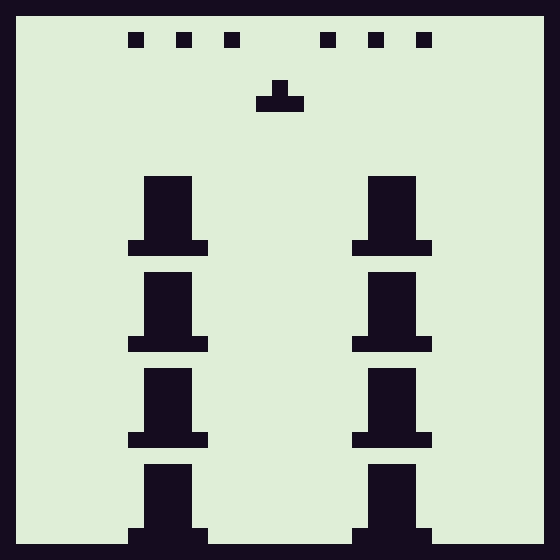

Rendered tile map (Tiled .tmx) drawn with the repository's tilesets; below, a short description and the full map source, tile grids included:
An orthogonal 35x35 tile map with 16x16 px tiles, 1 tile layer (Copy of Tile Layer 2), 3 tilesets.

<map version="1.8" tiledversion="1.8.4" orientation="orthogonal" renderorder="right-down" width="35" height="35" tilewidth="16" tileheight="16" infinite="0" nextlayerid="5" nextobjectid="1">
 <tileset firstgid="1" source="Brandon hacky.tsx" />
 <tileset firstgid="1226" source="duckquest_tileset.tsx" />
 <tileset firstgid="2882" source="duckquest_tileset_2.tsx" />
 <layer id="4" name="Copy of Tile Layer 2" width="35" height="35">
  <data encoding="csv">
1236,1236,1236,1236,1236,1236,1236,1236,1236,1236,1236,1236,1236,1236,1236,1236,1236,1236,1236,1236,1236,1236,1236,1236,1236,1236,1236,1236,1236,1236,1236,1236,1236,1236,1236,
1236,2945,2945,2945,2945,2945,2945,2945,2945,2945,2945,2945,2945,2945,2945,2945,2945,2945,2945,2945,2945,2945,2945,2945,2945,2945,2945,2945,2945,2945,2945,2945,2945,2945,1236,
1236,2945,2945,2945,2945,2945,2945,2945,2892,2945,2945,2892,2945,2945,2892,2945,2945,2945,2945,2945,2892,2945,2945,2892,2945,2945,2892,2945,2945,2945,2945,2945,2945,2945,1236,
1236,2945,2945,2945,2945,2945,2945,2945,2945,2945,2945,2945,2945,2945,2945,2945,2945,2945,2945,2945,2945,2945,2945,2945,2945,2945,2945,2945,2945,2945,2945,2945,2945,2945,1236,
1236,2945,2945,2945,2945,2945,2945,2945,2945,2945,2945,2945,2945,2945,2945,2945,2945,2945,2945,2945,2945,2945,2945,2945,2945,2945,2945,2945,2945,2945,2945,2945,2945,2945,1236,
1236,2945,2945,2945,2945,2945,2945,2945,2945,2945,2945,2945,2945,2945,2945,2945,2945,2892,2945,2945,2945,2945,2945,2945,2945,2945,2945,2945,2945,2945,2945,2945,2945,2945,1236,
1236,2945,2945,2945,2945,2945,2945,2945,2945,2945,2945,2945,2945,2945,2945,2945,2892,2892,2892,2945,2945,2945,2945,2945,2945,2945,2945,2945,2945,2945,2945,2945,2945,2945,1236,
1236,2945,2945,2945,2945,2945,2945,2945,2945,2945,2945,2945,2945,2945,2945,2945,2945,2945,2945,2945,2945,2945,2945,2945,2945,2945,2945,2945,2945,2945,2945,2945,2945,2945,1236,
1236,2945,2945,2945,2945,2945,2945,2945,2945,2945,2945,2945,2945,2945,2945,2945,2945,2945,2945,2945,2945,2945,2945,2945,2945,2945,2945,2945,2945,2945,2945,2945,2945,2945,1236,
1236,2945,2945,2945,2945,2945,2945,2945,2945,2945,2945,2945,2945,2945,2945,2945,2945,2945,2945,2945,2945,2945,2945,2945,2945,2945,2945,2945,2945,2945,2945,2945,2945,2945,1236,
1236,2945,2945,2945,2945,2945,2945,2945,2945,2945,2945,2945,2945,2945,2945,2945,2945,2945,2945,2945,2945,2945,2945,2945,2945,2945,2945,2945,2945,2945,2945,2945,2945,2945,1236,
1236,2945,2945,2945,2945,2945,2945,2945,2945,2892,2892,2892,2945,2945,2945,2945,2945,2945,2945,2945,2945,2945,2945,2892,2892,2892,2945,2945,2945,2945,2945,2945,2945,2945,1236,
1236,2945,2945,2945,2945,2945,2945,2945,2945,2892,2892,2892,2945,2945,2945,2945,2945,2945,2945,2945,2945,2945,2945,2892,2892,2892,2945,2945,2945,2945,2945,2945,2945,2945,1236,
1236,2945,2945,2945,2945,2945,2945,2945,2945,2892,2892,2892,2945,2945,2945,2945,2945,2945,2945,2945,2945,2945,2945,2892,2892,2892,2945,2945,2945,2945,2945,2945,2945,2945,1236,
1236,2945,2945,2945,2945,2945,2945,2945,2945,2892,2892,2892,2945,2945,2945,2945,2945,2945,2945,2945,2945,2945,2945,2892,2892,2892,2945,2945,2945,2945,2945,2945,2945,2945,1236,
1236,2945,2945,2945,2945,2945,2945,2945,2892,2892,2892,2892,2892,2945,2945,2945,2945,2945,2945,2945,2945,2945,2892,2892,2892,2892,2892,2945,2945,2945,2945,2945,2945,2945,1236,
1236,2945,2945,2945,2945,2945,2945,2945,2945,2945,2945,2945,2945,2945,2945,2945,2945,2945,2945,2945,2945,2945,2945,2945,2945,2945,2945,2945,2945,2945,2945,2945,2945,2945,1236,
1236,2945,2945,2945,2945,2945,2945,2945,2945,2892,2892,2892,2945,2945,2945,2945,2945,2945,2945,2945,2945,2945,2945,2892,2892,2892,2945,2945,2945,2945,2945,2945,2945,2945,1236,
1236,2945,2945,2945,2945,2945,2945,2945,2945,2892,2892,2892,2945,2945,2945,2945,2945,2945,2945,2945,2945,2945,2945,2892,2892,2892,2945,2945,2945,2945,2945,2945,2945,2945,1236,
1236,2945,2945,2945,2945,2945,2945,2945,2945,2892,2892,2892,2945,2945,2945,2945,2945,2945,2945,2945,2945,2945,2945,2892,2892,2892,2945,2945,2945,2945,2945,2945,2945,2945,1236,
1236,2945,2945,2945,2945,2945,2945,2945,2945,2892,2892,2892,2945,2945,2945,2945,2945,2945,2945,2945,2945,2945,2945,2892,2892,2892,2945,2945,2945,2945,2945,2945,2945,2945,1236,
1236,2945,2945,2945,2945,2945,2945,2945,2892,2892,2892,2892,2892,2945,2945,2945,2945,2945,2945,2945,2945,2945,2892,2892,2892,2892,2892,2945,2945,2945,2945,2945,2945,2945,1236,
1236,2945,2945,2945,2945,2945,2945,2945,2945,2945,2945,2945,2945,2945,2945,2945,2945,2945,2945,2945,2945,2945,2945,2945,2945,2945,2945,2945,2945,2945,2945,2945,2945,2945,1236,
1236,2945,2945,2945,2945,2945,2945,2945,2945,2892,2892,2892,2945,2945,2945,2945,2945,2945,2945,2945,2945,2945,2945,2892,2892,2892,2945,2945,2945,2945,2945,2945,2945,2945,1236,
1236,2945,2945,2945,2945,2945,2945,2945,2945,2892,2892,2892,2945,2945,2945,2945,2945,2945,2945,2945,2945,2945,2945,2892,2892,2892,2945,2945,2945,2945,2945,2945,2945,2945,1236,
1236,2945,2945,2945,2945,2945,2945,2945,2945,2892,2892,2892,2945,2945,2945,2945,2945,2945,2945,2945,2945,2945,2945,2892,2892,2892,2945,2945,2945,2945,2945,2945,2945,2945,1236,
1236,2945,2945,2945,2945,2945,2945,2945,2945,2892,2892,2892,2945,2945,2945,2945,2945,2945,2945,2945,2945,2945,2945,2892,2892,2892,2945,2945,2945,2945,2945,2945,2945,2945,1236,
1236,2945,2945,2945,2945,2945,2945,2945,2892,2892,2892,2892,2892,2945,2945,2945,2945,2945,2945,2945,2945,2945,2892,2892,2892,2892,2892,2945,2945,2945,2945,2945,2945,2945,1236,
1236,2945,2945,2945,2945,2945,2945,2945,2945,2945,2945,2945,2945,2945,2945,2945,2945,2945,2945,2945,2945,2945,2945,2945,2945,2945,2945,2945,2945,2945,2945,2945,2945,2945,1236,
1236,2945,2945,2945,2945,2945,2945,2945,2945,2892,2892,2892,2945,2945,2945,2945,2945,2945,2945,2945,2945,2945,2945,2892,2892,2892,2945,2945,2945,2945,2945,2945,2945,2945,1236,
1236,2945,2945,2945,2945,2945,2945,2945,2945,2892,2892,2892,2945,2945,2945,2945,2945,2945,2945,2945,2945,2945,2945,2892,2892,2892,2945,2945,2945,2945,2945,2945,2945,2945,1236,
1236,2945,2945,2945,2945,2945,2945,2945,2945,2892,2892,2892,2945,2945,2945,2945,2945,2945,2945,2945,2945,2945,2945,2892,2892,2892,2945,2945,2945,2945,2945,2945,2945,2945,1236,
1236,2945,2945,2945,2945,2945,2945,2945,2945,2892,2892,2892,2945,2945,2945,2945,2945,2945,2945,2945,2945,2945,2945,2892,2892,2892,2945,2945,2945,2945,2945,2945,2945,2945,1236,
1236,2945,2945,2945,2945,2945,2945,2945,2892,2892,2892,2892,2892,2945,2945,2945,2945,2945,2945,2945,2945,2945,2892,2892,2892,2892,2892,2945,2945,2945,2945,2945,2945,2945,1236,
1236,1236,1236,1236,1236,1236,1236,1236,1236,1236,1236,1236,1236,1236,1236,1236,1236,1236,1236,1236,1236,1236,1236,1236,1236,1236,1236,1236,1236,1236,1236,1236,1236,1236,1236
</data>
 </layer>
</map>
